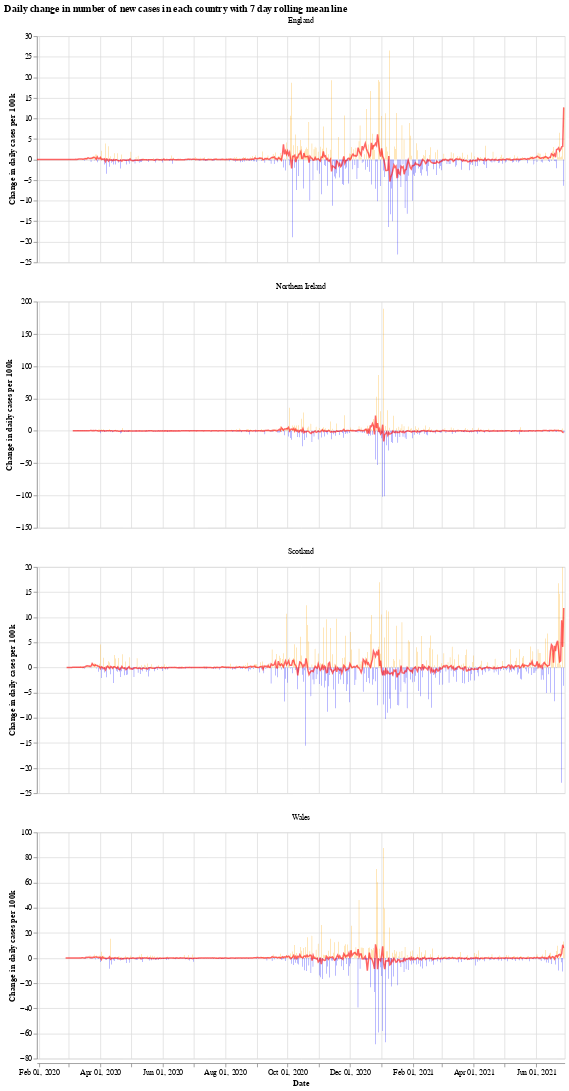

Write notebook code for a chart like this one.
### Markdown cell above
We will use the Python library `Altair` for visualising the data, see the [altair docs](https://altair-viz.github.io/) for more information.

First we have a graph which shows the daily change in the number of new cases for each country. This number jumps up and down all over the place, which is likely due to delay in reporting of new cases over the weekend. Another interesting thing is that it looks like the daily cases in Wales experienced a much shorter period of calm over the summer (calm in the sense of daily cases not jumping up and down).

The orange bars are days when the number of new cases (per 100k population) was more than the previous day, while the blue are days when the number of new cases dropped. The red line is the 7 day moving average. 

When the moving average line is below 0, it means that there is a consistent drop in new cases. We can see this clearly happening around the times that lockdowns were introduced (though, to varying degrees). I will update the graphs soon with a marker of when each lockdown started.

### Code cell
# collapse
import altair as alt

bars = alt.Chart(uk_cases).mark_bar().encode(
    x=alt.X("yearmonthdate(date):T", axis=alt.Axis(title='Date')),
    y=alt.Y("casesChangeRate:Q", axis=alt.Axis(title='Change in daily cases per 100k')),
    tooltip='casesChange',
    color=alt.condition(
        alt.datum.casesChangeRate > 0,
        alt.value("orange"),  # The positive color
        alt.value("blue")  # The negative color
    )
).properties(title='Daily change in number of new cases with 7 day rolling mean',width=700).interactive()

line = alt.Chart(uk_cases).mark_line(
    color='red',
    size=2,
    opacity=0.6
).transform_window(
    rolling_mean='mean(casesChangeRate)',
    frame=[0, 7],
    groupby=['areaName']
).encode(
    x='yearmonthdate(date):T',
    y='rolling_mean:Q'
)

alt.layer(bars, line, data=uk_cases).facet(alt.Column(
    'areaName', title=''), columns=1).resolve_scale(y='independent').properties(title='Daily change in number of new cases in each country with 7 day rolling mean line')

### Figure 1 — Vega-Lite specification as saved in the notebook (floating-point values rounded to 4 significant figures; data arrays with more than 128 entries replaced by an {"elided": "..."} marker saying what was removed)
{"config": {"view": {"continuousWidth": 400, "continuousHeight": 300}}, "data": {"name": "data-7c7f864f0cf451355bf76caec6023233"}, "facet": {"type": "nominal", "field": "areaName", "title": ""}, "spec": {"layer": [{"mark": "bar", "encoding": {"color": {"condition": {"value": "orange", "test": "(datum.casesChangeRate > 0)"}, "value": "blue"}, "tooltip": {"type": "quantitative", "field": "casesChange"}, "x": {"type": "temporal", "axis": {"title": "Date"}, "field": "date", "timeUnit": "yearmonthdate"}, "y": {"type": "quantitative", "axis": {"title": "Change in daily cases per 100k"}, "field": "casesChangeRate"}}, "selection": {"selector001": {"type": "interval", "bind": "scales", "encodings": ["x", "y"]}}, "title": "Daily change in number of new cases with 7 day rolling mean", "width": 700}, {"mark": {"type": "line", "color": "red", "opacity": 0.6, "size": 2}, "encoding": {"x": {"type": "temporal", "field": "date", "timeUnit": "yearmonthdate"}, "y": {"type": "quantitative", "field": "rolling_mean"}}, "transform": [{"window": [{"op": "mean", "field": "casesChangeRate", "as": "rolling_mean"}], "frame": [0, 7], "groupby": ["areaName"]}]}]}, "columns": 1, "resolve": {"scale": {"y": "independent"}}, "title": "Daily change in number of new cases in each country with 7 day rolling mean line", "$schema": "https://vega.github.io/schema/vega-lite/v4.8.1.json", "datasets": {"data-7c7f864f0cf451355bf76caec6023233": {"elided": "1972 records"}}}
